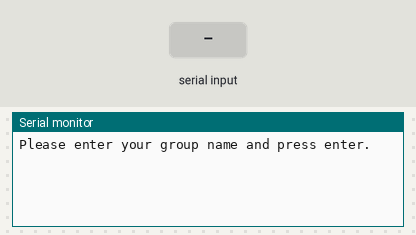
A sketch run on a simulated Arduino Uno, built with avr-gcc and run on an emulated ATmega328P. On the bench: the last lines printed to the serial monitor. The inputs (shaded band) are chosen by the test bench.

Above: at 0.8 s.
0.9 s: "1" received over Serial
At 3.8 s:
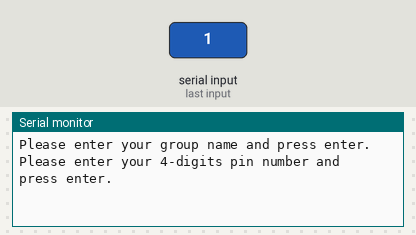
3.9 s: "0" received over Serial
At 6.8 s:
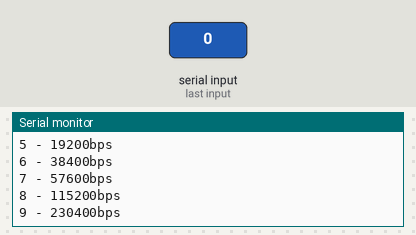
6.9 s: "2" received over Serial
At 9.5 s:
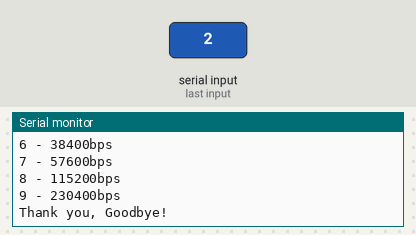

Measured:
- after the input at 0.9 s, the serial monitor: prints a new line after 2.6 s (image 1)
- after the input at 3.9 s, the serial monitor: prints a new line after 2.6 s (image 2)
- after the input at 6.9 s, the serial monitor: prints a new line after 1.6 s (image 3)

The sketch:

AT_Command_HC-06_Program.ino
```cpp
/*
Please read this before uploading the program.
Firstly, think of an appropriate name for you Bluetooth device, eg. Redtooth. Please do not choose Null.
Next, think of a 4 digits pin number. Please do not choose 1234.
Thirdly, decide on a baudrate that your bluetooth device will be running on. *Hints, look into your buildabot program.*
Lastly, wire up the connections as shown in your AT Command Guide.
Once you done, please proceed to upload the program and follow the instructions shown on your Serial Monitor.
*/

#include <SoftwareSerial.h>
SoftwareSerial A2A(8,9);

String Name, Baudrate, Pin;
String Reply1 = "Null";
String Reply2 = "Null";
String Reply3 = "Null";

void setup() {
  AT_Command();
}

void loop() {
 //do nothing
  delay(50);
}

void AT_Command() {
  Serial.begin(9600);
  A2A.begin(115200);
  while (!Serial);

  Serial.println("Please enter your group name and press enter.");
  while (!Serial.available());
  Name = Serial.readString();
  A2A.print("AT+NAME" + Name);
  delay(600);
  if (A2A.available() > 0) {
    Reply1 = A2A.readString();
    Serial.println(Reply1);
  }
  Serial.println("");
  delay(1000);

  Serial.println("Please enter your 4-digits pin number and press enter.");
  while (!Serial.available());
  Pin = Serial.readString();
  A2A.print("AT+PIN" + Pin);
  delay(600);
  if (A2A.available() > 0) {
    Reply2 = A2A.readString();
    Serial.println(Reply2);
  }
  Serial.println("");
  delay(1000);

  Serial.println("Please enter your Baudrate number and press enter.");
  Serial.println("The Baudrate numbers are:");
  Serial.println("1 - 1200bps");
  Serial.println("2 - 2400bps");
  Serial.println("3 - 4800bps");
  Serial.println("4 - 9600bps");
  Serial.println("5 - 19200bps");
  Serial.println("6 - 38400bps");
  Serial.println("7 - 57600bps");
  Serial.println("8 - 115200bps");
  Serial.println("9 - 230400bps");
  while (!Serial.available());
  Baudrate = Serial.readString();
  A2A.print("AT+BAUD" + Baudrate);
  delay(600);
  if (A2A.available() > 0) {
    Reply3 = A2A.readString();
    Serial.println(Reply3);
  }
  Serial.println("");

  if (Reply1 != "Null") {
    Serial.println("Name has been sucessfully changed!");
  }
  if (Reply2 != "Null") {
    Serial.println("Pin has been sucessfully changed!");
  }
  if (Reply3 != "Null") {
    Serial.println("Baudrate has been sucessfully changed!");
  }
  Serial.println("Thank you, Goodbye!");
  Serial.end();
}
```
